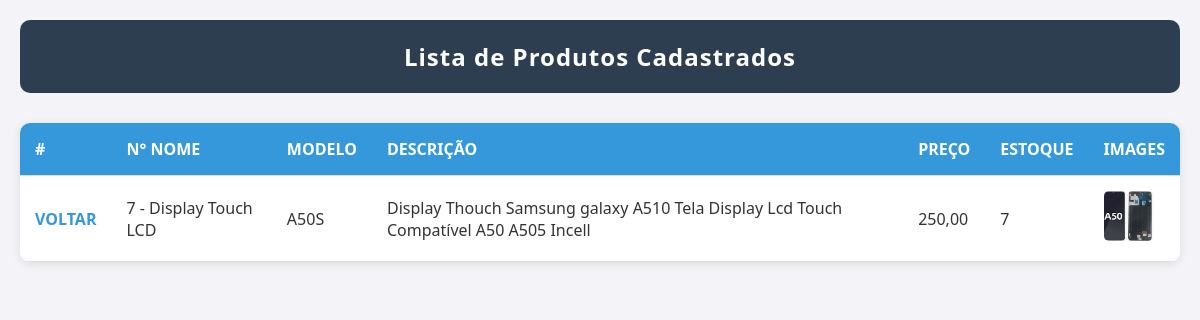
Screenshot of /produto/7/ with the database file from the repository.
### core/models.py (models this page shows, shortened)
class Produto(models.Model):
    nome = models.CharField('Nome', max_length=100)  # Nome do produto
    modelo = models.CharField('Modelo', max_length=100)  # Modelo do produto
    descricao = models.TextField('Descrição')  # Descrição do produto
    preco = models.DecimalField(
        'Preço', max_digits=10, decimal_places=2)    # Preço do produto
    estoque = models.IntegerField('Quantidade em Estoque')
    imagem = models.ImageField(
        'Imagem', upload_to='produtos/', blank=True, null=True)  # Imagem do produto

### core/views.py (the view)
# urls.py: path('produto/<int:pk>/', produto, name='produto'),
def produto(request, pk):
    prod = Produto.objects.get(pk=pk)
    context = {
        'produto': prod,
    }
    return render(request, 'produto.html', context)

### core/templates/produto.html (shortened to what this page needs)
{% load static %}
<!DOCTYPE html>
<html lang="pt-br">
<head>
    <link rel="stylesheet" href="{% static 'css/produto.css' %}">
</head>
<body>
    <header>
        <nav>
            <h2>Lista de Produtos Cadastrados</h2>
        </nav>
    </header>
    <table class="tabela-produtos">
        <thead>
            <tr>
                <th>#</th>
                <th>N° Nome</th>
                <th>Modelo</th>
                <th>Descrição</th>
                <th>Preço</th>
                <th>Estoque</th>
                <th>Images</th>
            </tr>
        </thead>
        <tbody>
            <tr>
                <td><a href="{% url 'index' %}">VOLTAR</a></td>
                <td>{{ produto.id }} - {{ produto.nome }}</td>
                <td>{{ produto.modelo }}</td>
                <td>{{ produto.descricao }}</td>
                <td>{{ produto.preco }}</td>
                <td>{{ produto.estoque }}</td>
                <td>
                    {% if produto.imagem %}
                        <img src="{{ produto.imagem.url }}" alt="Imagem do Produto" style="width: 50px; height: 50px;">
                    {% else %}
                        <span>Nenhuma imagem</span>
                    {% endif %}
            </tr>
        </tbody>
    </table>
</body>
</html>

### core/static/css/produto.css (style rules this page uses)
* { margin: 0; padding: 0; box-sizing: border-box; }
body { font-family: 'Segoe UI', Tahoma, Geneva, Verdana, sans-serif; background-color: #f4f4f8; color: #333; padding: 20px; }
header { background-color: #2c3e50; padding: 20px; text-align: center; color: white; margin-bottom: 30px; border-radius: 10px; }
header h2 { font-size: 24px; letter-spacing: 1px; }
.tabela-produtos { width: 100%; border-collapse: collapse; background-color: white; border-radius: 10px; overflow: hidden; box-shadow: 0 2px 10px rgba(0, 0, 0, 0.1); }
.tabela-produtos thead { background-color: #3498db; color: white; text-transform: uppercase; }
.tabela-produtos th, .tabela-produtos td { padding: 15px; text-align: left; border-bottom: 1px solid #ddd; }
.tabela-produtos a { color: #3498db; text-decoration: none; font-weight: bold; }
.tabela-produtos img { width: 50px; height: 50px; object-fit: cover; border-radius: 5px; }

### rows the page displays
Produto: id "7", nome "Display Touch LCD", modelo "A50S", descricao "Display Thouch Samsung galaxy A510 Tela Display Lcd Touch Compatível A50 A505 Incell", preco "250,00", estoque "7", imagem (picture)
